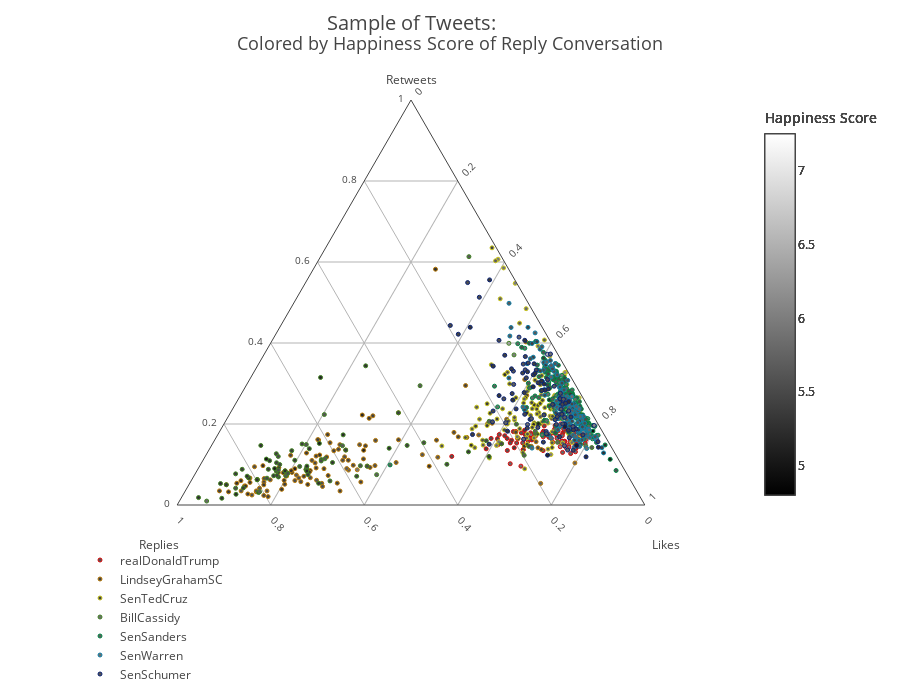

Notebook code cell kept with this figure:
### Markdown cell above
# Comparing mulitple user's ratios (all tweets plot)

### Code cell
users = ['realDonaldTrump','LindseyGrahamSC','SenTedCruz','BillCassidy','SenSanders','SenWarren','SenSchumer']
usercolors = ['rgb(216, 8, 8)','rgb(183, 121, 7)','rgb(201, 198, 28)','rgb(65, 130, 35)','rgb(0, 135, 69)','rgb(15, 127, 168)','rgb(10, 34, 114)','rgb(107, 62, 163)','rgb(107, 62, 163)']
i = 0
data = []
for u in users:
    allratios_user = allratios[allratios.user == u]
    # Subsetting to plot
    allhapp_ratios = allratios_user[['retweets','replies','likes','happ_score','user']]
    allhapp_ratios = allhapp_ratios.T.to_dict().values()
    rawData = list(allhapp_ratios);
    data.append({
        'type': 'scatterternary',
        'mode': 'markers',
        'a': [i for i in map(lambda x: x['retweets'], rawData)],
        'b': [i for i in map(lambda x: x['replies'], rawData)],
        'c': [i for i in map(lambda x: x['likes'], rawData)],
        'text': [i for i in map(lambda x: str(x['happ_score']), rawData)],
        'legendgroup': 'user', # this can be any string, not just "group"
        'name': u,
        'marker': {
            'color': [i for i in map(lambda x: x['happ_score'], rawData)],
            'cmin':happmin,
            'cmax':happmax,
            'size': 4,
            'colorbar':{'title':'Happiness Score'
                       },
            'colorscale':'Greys',# Viridis Jet YlOrRd
            'showscale':True,
            'line':{
                'color':usercolors[i],
                'width':1
            }}})
    i += 1

    
def makeAxis(title, tickangle): 
    return {
      'title': title,
      'titlefont': { 'size': 12 },
      'tickangle': tickangle,
      'tickfont': { 'size': 10 },
      'tickcolor': 'rgba(0,0,0,0)',
      'ticklen': 5,
      'showline': True,
      'showgrid': True
    }

layout = {
    'title':'Colored by Happiness Score of Reply Conversation',
    'titlefont': { 'size': 18 },
    'autosize':False,
    'width':900,
    'height':700,
    'ternary': {
        'sum': 1,
        'aaxis': makeAxis('Retweets', 0),
        'baxis': makeAxis('<br>Replies  ', 45),
        'caxis': makeAxis('<br>  Likes', -45)
    },
    'legend':{'orientation':'h'},
    'annotations': [{
      'showarrow': False,
      'text': 'Sample of Tweets:',
        'x': .5,
        'y': 1.23,
        'font': { 'size': 20 }
    }]
}
fig = {'data': data, 'layout': layout}
#py.plotly.image.save_as(fig,'Figs/{}-ratio-happiness.jpeg'.format(screenname))
py.offline.iplot(fig)
